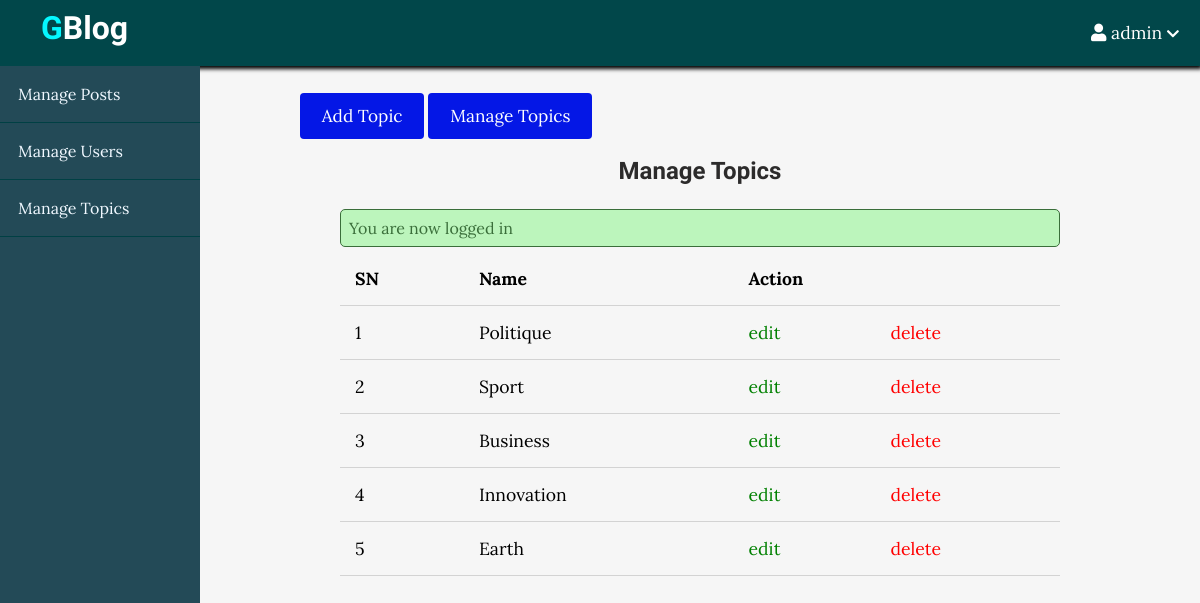
/admin/topics/index.php (signed in), run on the app's committed database.
### tables this page shows
CREATE TABLE IF NOT EXISTS `topics` (
  `id` int NOT NULL AUTO_INCREMENT,
  `name` varchar(100) NOT NULL,
  `description` text NOT NULL,
  PRIMARY KEY (`id`),
  UNIQUE KEY `name` (`name`)
);

### app/controllers/topics.php (called while the page is built, shortened)
<?php
include(ROOT_PATH . "/app/database/db.php");
$table = 'topics';
$topics = selectAll($table);

### app/database/db.php (called while the page is built, shortened)
<?php
require('connect.php');
function selectAll($table, $conditions = [])
{
    global $conn;
    $sql = "SELECT * FROM $table";
    if (empty($conditions)) {
        $stmt = $conn->prepare($sql);
        $stmt->execute();
        $records = $stmt->get_result()->fetch_all(MYSQLI_ASSOC);
        return $records;
    }
}

### admin/topics/index.php (the view, shortened to what this page needs)
<?php include(ROOT_PATH . "/app/controllers/topics.php");
?>
<!DOCTYPE html>
<html lang="en">
    <head>
        <link rel="stylesheet"
            href="https://use.fontawesome.com/releases/v5.7.2/css/all.css"
>
        <link rel="stylesheet" href="../../assets/css/style.css">
        <link rel="stylesheet" href="../../assets/css/admin.css">
    </head>
    <body>
    <?php include(ROOT_PATH . "/app/includes/adminHeader.php"); ?>
        <div class="admin-wrapper">
        <?php include(ROOT_PATH . "/app/includes/adminSidebar.php"); ?>
            <div class="admin-content">
                <div class="button-group">
                    <a href="create.php" class="btn btn-big">Add Topic</a>
                    <a href="index.php" class="btn btn-big">Manage Topics</a>
                </div>
                <div class="content">
                    <h2 class="page-title">Manage Topics</h2>
                    <?php include(ROOT_PATH . "/app/includes/messages.php"); ?>
                    <table>
                        <thead>
                            <th>SN</th>
                            <th>Name</th>
                            <th colspan="2">Action</th>
                        </thead>
                        <tbody>
                            <?php foreach ($topics as $key => $topic): ?>
                               <tr>
                                    <td><?php echo $key + 1; ?></td>
                                    <td><?php echo $topic['name']; ?></td>
                                    <td><a href="edit.php?id=<?php echo $topic['id']; ?>" class="edit">edit</a></td>
                                    <td><a href="index.php?del_id=<?php echo $topic['id']; ?>" class="delete">delete</a></td>
                                </tr>
                            <?php endforeach; ?>
                        </tbody>
                    </table>
                </div>
            </div>
        </div>
    </body>
</html>

### assets/css/style.css (style rules this page uses)
* { box-sizing: border-box; }
html, body { height: 100%; padding: 0px; margin: 0px; background: #f6f6f6; font-family: "Lora", serif; }
h1, h2, h3, h4, h5, h6 { font-family: "Candal", serif; color: #2c2b2b; margin: 5px; }
a { text-decoration: none; color: inherit; }
.btn { padding: 0.5rem 1rem; background: #0417e6; color: white; border: 1px solid transparent; border-radius: 0.25rem; font-size: 1.08em; font-family: "Lora", serif; }
.btn-big { padding: 0.7rem 1.3rem; line-height: 1.3rem; }
.content { width: 90%; margin: 30px auto 30px; }

### assets/css/admin.css (style rules this page uses)
.admin-wrapper { display: flex; height: calc(100% - 66px); }
.admin-wrapper .admin-content { flex: 8; height: 100%; padding: 40px 100px 100px; overflow-y: scroll; }
.admin-content .page-title { text-align: center; margin-bottom: 1.5rem; }
table { width: 100%; border-collapse: collapse; font-size: 1.1rem; }
th, td { padding: 15px; text-align: left; border-bottom: 1px solid #d3d3d3; }
.edit { color: green; }
.delete { color: red; }

### data on the page
topics: name "Politique"
topics: name "Sport"
topics: name "Business"
topics: name "Innovation"
topics: name "Earth"

### other printed values
$_SESSION['username'] "admin"
$_SESSION['message'] "You are now logged in"
